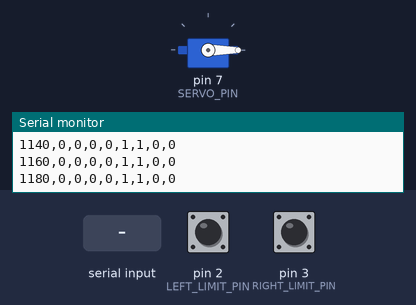
Recording of a sketch running on a simulated Arduino Uno, built with avr-gcc and run on an emulated ATmega328P. On the bench: servo, the last lines printed to the serial monitor. The test bench sets the inputs (shaded band); at power-on: pin 2 (LEFT_LIMIT_PIN) HIGH, pin 3 (RIGHT_LIMIT_PIN) HIGH.

Above: at 1.2 s.
1.3 s: "p" received over Serial
At 1.7 s:
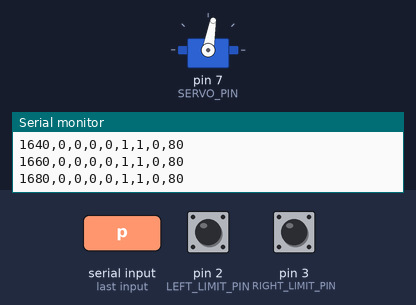
6.0 s: "g" received over Serial
At 6.5 s:
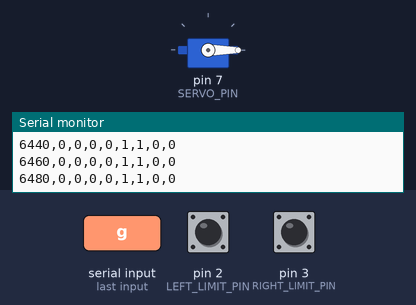
7.5 s: "P" received over Serial
At 8.7 s:
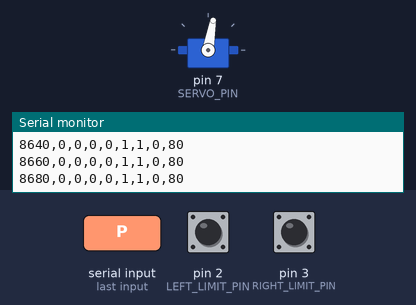
9.0 s: "G" received over Serial
At 10.0 s:
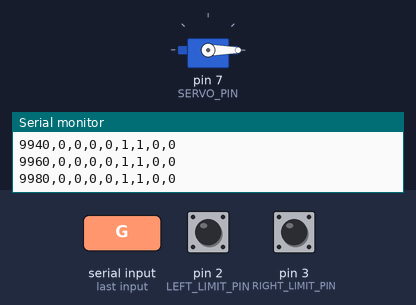
Timing chart, 0 to 11.5 s (numbered marks = the images above; inputs shaded):
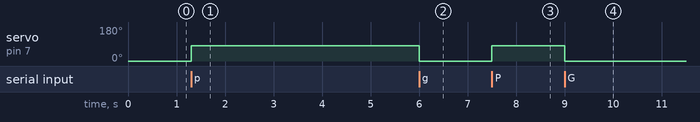

The sketch:

limit_sensor_reader.ino
```cpp
#include <Servo.h>

// Linear actuator optical limit sensor reader.
//
// Serial commands:
//   h  print the CSV header
//   s  print current sensor state immediately
//   g  release servo to 0 deg
//   p  hold servo at 80 deg
//
// Wiring for the first sensor:
//   brown  -> Arduino 5V
//   blue   -> Arduino GND
//   black  -> Arduino D2
//   white  -> disconnected for now
//
// Wiring for the second sensor:
//   brown  -> Arduino 5V
//   blue   -> Arduino GND
//   black  -> Arduino D3
//   white  -> disconnected for now

const unsigned long SERIAL_BAUD = 115200;
const unsigned long SAMPLE_PERIOD_MS = 20;   // 50 Hz status stream
const unsigned long DEBOUNCE_MS = 5;

// Black signal wires.
const byte LEFT_LIMIT_PIN = 2;
const byte RIGHT_LIMIT_PIN = 3;
const byte SERVO_PIN = 7;

const int SERVO_RELEASE_ANGLE_DEG = 0;
const int SERVO_HOLD_ANGLE_DEG = 80;

// White signal wires. These are disabled for initial testing.
const byte LEFT_LIMIT_COMPLEMENT_PIN = 255;
const byte RIGHT_LIMIT_COMPLEMENT_PIN = 255;

// The tested sensors work with the Arduino internal pullups.
const byte LIMIT_INPUT_MODE = INPUT_PULLUP;

// With the tested sensors, a blocked beam reads active.
const byte LIMIT_ACTIVE_LEVEL = LOW;

const byte UNUSED_PIN = 255;

struct DebouncedInput
{
  byte pin;
  bool rawActive;
  bool stableActive;
  bool previousStableActive;
  unsigned long lastRawChangeMs;
};

DebouncedInput leftLimit = {LEFT_LIMIT_PIN, false, false, false, 0};
DebouncedInput rightLimit = {RIGHT_LIMIT_PIN, false, false, false, 0};
DebouncedInput leftComplement = {LEFT_LIMIT_COMPLEMENT_PIN, false, false, false, 0};
DebouncedInput rightComplement = {RIGHT_LIMIT_COMPLEMENT_PIN, false, false, false, 0};

unsigned long lastStatusMs = 0;
Servo latchServo;
int servoAngleDeg = SERVO_RELEASE_ANGLE_DEG;

void setServoAngle(int angleDeg)
{
  servoAngleDeg = angleDeg;
  latchServo.write(angleDeg);
}

bool pinIsUsed(byte pin)
{
  return pin != UNUSED_PIN;
}

bool readActive(byte pin)
{
  if (!pinIsUsed(pin))
  {
    return false;
  }

  return digitalRead(pin) == LIMIT_ACTIVE_LEVEL;
}

void beginInput(DebouncedInput &input)
{
  if (!pinIsUsed(input.pin))
  {
    return;
  }

  pinMode(input.pin, LIMIT_INPUT_MODE);
  input.rawActive = readActive(input.pin);
  input.stableActive = input.rawActive;
  input.previousStableActive = input.stableActive;
  input.lastRawChangeMs = millis();
}

bool updateInput(DebouncedInput &input, unsigned long nowMs)
{
  if (!pinIsUsed(input.pin))
  {
    return false;
  }

  bool rawActive = readActive(input.pin);
  if (rawActive != input.rawActive)
  {
    input.rawActive = rawActive;
    input.lastRawChangeMs = nowMs;
  }

  input.previousStableActive = input.stableActive;

  if ((nowMs - input.lastRawChangeMs) >= DEBOUNCE_MS)
  {
    input.stableActive = input.rawActive;
  }

  return input.stableActive != input.previousStableActive;
}

bool isComplementConsistent(const DebouncedInput &mainInput, const DebouncedInput &complementInput)
{
  if (!pinIsUsed(complementInput.pin))
  {
    return true;
  }

  return mainInput.stableActive != complementInput.stableActive;
}

void printHeader()
{
  Serial.println("time_ms,left_limit,right_limit,left_complement,right_complement,left_pair_ok,right_pair_ok,any_limit,servo_angle_deg");
}

void printState()
{
  bool leftPairOk = isComplementConsistent(leftLimit, leftComplement);
  bool rightPairOk = isComplementConsistent(rightLimit, rightComplement);
  bool anyLimit = leftLimit.stableActive || rightLimit.stableActive;

  Serial.print(millis());
  Serial.print(",");
  Serial.print(leftLimit.stableActive);
  Serial.print(",");
  Serial.print(rightLimit.stableActive);
  Serial.print(",");
  Serial.print(pinIsUsed(leftComplement.pin) ? leftComplement.stableActive : 0);
  Serial.print(",");
  Serial.print(pinIsUsed(rightComplement.pin) ? rightComplement.stableActive : 0);
  Serial.print(",");
  Serial.print(leftPairOk);
  Serial.print(",");
  Serial.print(rightPairOk);
  Serial.print(",");
  Serial.print(anyLimit);
  Serial.print(",");
  Serial.println(servoAngleDeg);
}

void printEvent(const char *name, bool active)
{
  Serial.print("# event,");
  Serial.print(millis());
  Serial.print(",");
  Serial.print(name);
  Serial.print(",");
  Serial.println(active ? "active" : "inactive");
}

void handleSerialCommands()
{
  while (Serial.available() > 0)
  {
    char command = Serial.read();

    if (command == 'h' || command == 'H')
    {
      printHeader();
    }
    else if (command == 's' || command == 'S')
    {
      printState();
    }
    else if (command == 'g' || command == 'G')
    {
      setServoAngle(SERVO_RELEASE_ANGLE_DEG);
      Serial.println("# servo_released");
    }
    else if (command == 'p' || command == 'P')
    {
      setServoAngle(SERVO_HOLD_ANGLE_DEG);
      Serial.println("# servo_hold");
    }
  }
}

void setup()
{
  Serial.begin(SERIAL_BAUD);

  beginInput(leftLimit);
  beginInput(rightLimit);
  beginInput(leftComplement);
  beginInput(rightComplement);
  latchServo.attach(SERVO_PIN);
  setServoAngle(SERVO_RELEASE_ANGLE_DEG);

  Serial.println("# limit_sensor_reader");
  Serial.println("# Send 'h' to print the CSV header, 's' to print the current state, 'g' to release the servo, or 'p' to hold the servo.");
  printHeader();
}

void loop()
{
  unsigned long nowMs = millis();

  handleSerialCommands();

  if (updateInput(leftLimit, nowMs))
  {
    printEvent("left_limit", leftLimit.stableActive);
  }

  if (updateInput(rightLimit, nowMs))
  {
    printEvent("right_limit", rightLimit.stableActive);
  }

  updateInput(leftComplement, nowMs);
  updateInput(rightComplement, nowMs);

  if ((nowMs - lastStatusMs) >= SAMPLE_PERIOD_MS)
  {
    lastStatusMs = nowMs;
    printState();
  }
}
```

Measured:
- after the input at 1.3 s, servo on pin 7 (SERVO_PIN): 0° → 80° at once
- after the input at 6.0 s, servo on pin 7 (SERVO_PIN): 80° → 0° at once
- after the input at 7.5 s, servo on pin 7 (SERVO_PIN): 0° → 80° at once
- after the input at 9.0 s, servo on pin 7 (SERVO_PIN): 80° → 0° at once
